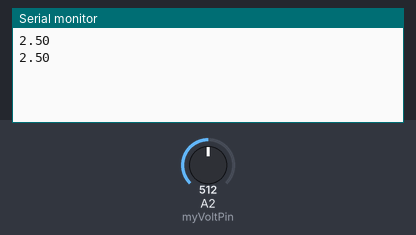
This sketch was run on a simulated Arduino Uno, built with avr-gcc and run on an emulated ATmega328P. On the bench: the last lines printed to the serial monitor. The inputs (shaded band) are chosen by the test bench; at power-on: A2 (myVoltPin) = 512.

Above: at 3.3 s.
3.4 s: A2 (myVoltPin) set to 716
At 5.7 s:
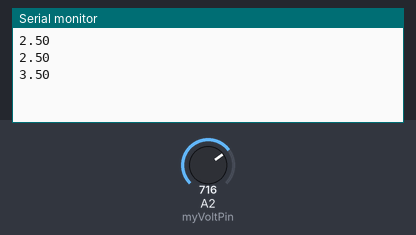
6.7 s: A2 (myVoltPin) set to 900
At 8.9 s:
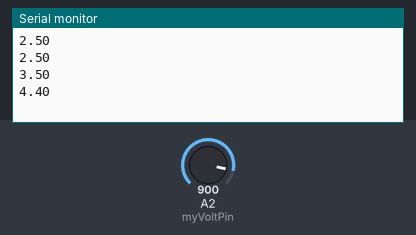
Timing chart, 0 to 10.4 s (numbered marks = the images above; inputs shaded):
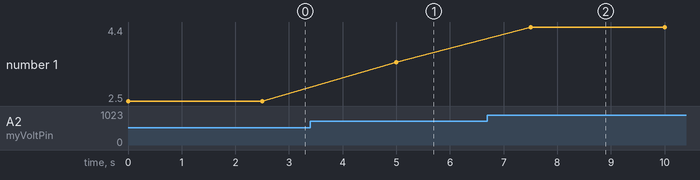

Measured:
- after the input at 3.4 s, the serial monitor: prints a new line after 1.6 s (image 1)
- after the input at 6.7 s, the serial monitor: prints a new line after 0.80 s (image 2)
- plotted number 1: 2.5 → 3.5 after the input at 3.4 s, 3.5 → 4.4 after the input at 6.7 s

The sketch:

Potentiometer.ino
```cpp
int myVoltPin=A2;
int readVal;
float V2;
int delayT=2500;

void setup() {
  // put your setup code here, to run once:
  Serial.begin(9600);
}

void loop() {
  // put your main code here, to run repeatedly:
  readVal=analogRead(myVoltPin);
  V2=(5./1023.)*readVal;
  Serial.println(V2);
  delay(delayT);
}
```
